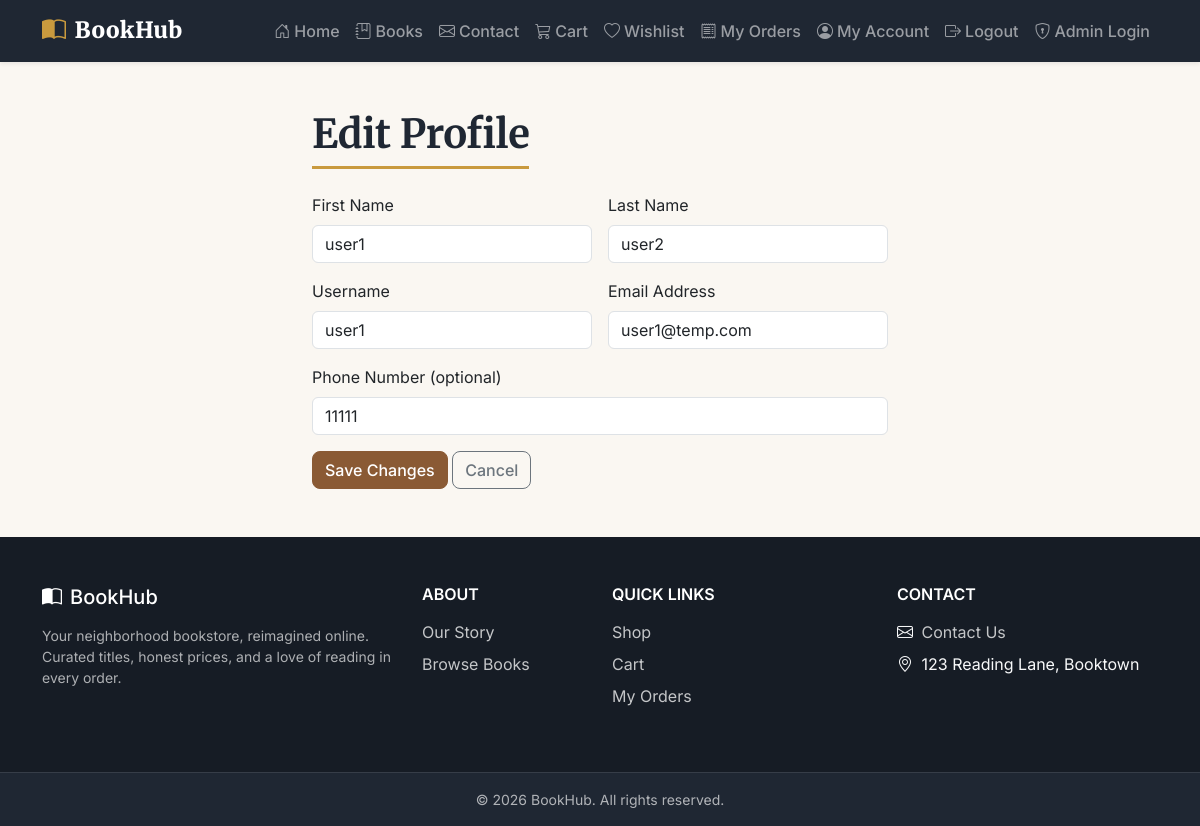
/account/edit (signed in), run on the app's committed database.
### models.py (models this page shows, shortened)
class Customer(db.Model):
    id = db.Column(db.Integer, primary_key=True)
    first_name = db.Column(db.String(100), nullable=False)
    last_name = db.Column(db.String(100), nullable=False)
    username = db.Column(db.String(80), unique=True, nullable=False)
    email = db.Column(db.String(150), unique=True, nullable=False)
    phone = db.Column(db.String(30), nullable=True)
    password_hash = db.Column(db.String(255), nullable=False)
    created_at = db.Column(db.DateTime, nullable=False, default=datetime.utcnow)

### app.py (the view, shortened to what this page needs)
@app.route("/account/edit", methods=["GET", "POST"])
@customer_login_required
def customer_edit_profile():
    customer = Customer.query.get_or_404(session["customer_id"])
    errors = None
    form = {
        "first_name": customer.first_name,
        "last_name": customer.last_name,
        "username": customer.username,
        "email": customer.email,
        "phone": customer.phone or "",
    }
    return render_template("customer_edit_profile.html", errors=errors, form=form)

### app.py (called while the page is built)
def customer_login_required(view_func):
    @wraps(view_func)
    def wrapped_view(*args, **kwargs):
        if not session.get("customer_id"):
            return redirect(url_for("customer_login", next=request.path))
        return view_func(*args, **kwargs)
    return wrapped_view

@app.template_global()
def wishlist_item_count():
    if not session.get("customer_id"):
        return 0
    return WishlistItem.query.filter_by(customer_id=session["customer_id"]).count()

@app.template_global()
def cart_item_count():
    cart = session.get("cart", {})
    return sum(cart.values())

### templates/customer_edit_profile.html (shortened to what this page needs)
{% extends "base.html" %}
{% block content %}
<div class="container py-5" style="max-width: 600px;">
    <h1 class="mb-4">Edit Profile</h1>
    <form method="POST" action="{{ url_for('customer_edit_profile') }}" class="row g-3">
        <div class="col-md-6">
            <label for="first_name" class="form-label">First Name</label>
            <input type="text" class="form-control" id="first_name" name="first_name" value="{{ form.get('first_name', '') }}">
        </div>
        <div class="col-md-6">
            <label for="last_name" class="form-label">Last Name</label>
            <input type="text" class="form-control" id="last_name" name="last_name" value="{{ form.get('last_name', '') }}">
        </div>
        <div class="col-md-6">
            <label for="username" class="form-label">Username</label>
            <input type="text" class="form-control" id="username" name="username" value="{{ form.get('username', '') }}">
        </div>
        <div class="col-md-6">
            <label for="email" class="form-label">Email Address</label>
            <input type="email" class="form-control" id="email" name="email" value="{{ form.get('email', '') }}">
        </div>
        <div class="col-12">
            <label for="phone" class="form-label">Phone Number (optional)</label>
            <input type="text" class="form-control" id="phone" name="phone" value="{{ form.get('phone', '') }}">
        </div>
        <div class="col-12">
            <button type="submit" class="btn btn-primary">Save Changes</button>
            <a href="{{ url_for('customer_account') }}" class="btn btn-outline-secondary">Cancel</a>
        </div>
    </form>
</div>
{% endblock %}

### static/css/style.css (style rules this page uses)
:root { --bh-navy: #1f2733; --bh-navy-dark: #161c25; --bh-primary: #8a5a34; --bh-primary-dark: #6e4527; --bh-gold: #c99a3e; --bh-cream: #faf7f2; --bh-heading-font: "Merriweather", Georgia, serif; --bh-body-font: "Inter", "Segoe UI", system-ui, -apple-system, sans-serif; }
body { display: flex; flex-direction: column; min-height: 100vh; background-color: var(--bh-cream); font-family: var(--bh-body-font); }
h1, h2, h3, h4, h5, h6 { font-family: var(--bh-heading-font); color: var(--bh-navy); }
main h1 { display: inline-block; padding-bottom: .5rem; margin-bottom: 2rem; border-bottom: 3px solid var(--bh-gold); font-weight: 700; letter-spacing: -0.01em; }
.btn { border-radius: .5rem; font-weight: 500; transition: transform .15s ease, box-shadow .15s ease; }
.btn-primary { --bs-btn-bg: var(--bh-primary); --bs-btn-border-color: var(--bh-primary); --bs-btn-hover-bg: var(--bh-primary-dark); --bs-btn-hover-border-color: var(--bh-primary-dark); --bs-btn-active-bg: var(--bh-primary-dark); --bs-btn-active-border-color: var(--bh-primary-dark); --bs-btn-focus-shadow-rgb: 138, 90, 52; }

### data on the page
Customer: first_name "user1", last_name "user2", username "user1", email "user1@temp.com", phone "11111"
